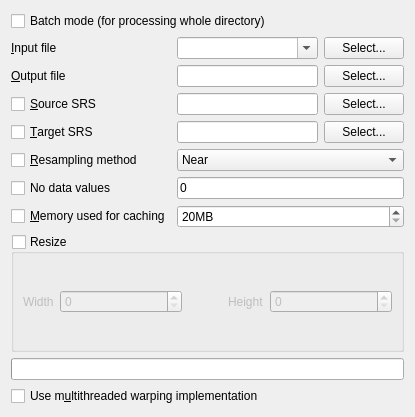
<?xml version="1.0" encoding="UTF-8"?>
<ui version="4.0">
 <class>GdalToolsWidget</class>
 <widget class="QWidget" name="GdalToolsWidget">
  <property name="geometry">
   <rect>
    <x>0</x>
    <y>0</y>
    <width>415</width>
    <height>417</height>
   </rect>
  </property>
  <property name="sizePolicy">
   <sizepolicy hsizetype="Expanding" vsizetype="Preferred">
    <horstretch>0</horstretch>
    <verstretch>0</verstretch>
   </sizepolicy>
  </property>
  <property name="windowTitle">
   <string>Warp</string>
  </property>
  <layout class="QVBoxLayout" name="verticalLayout">
   <item>
    <widget class="QCheckBox" name="batchCheck">
     <property name="text">
      <string>Batch mode (for processing whole directory)</string>
     </property>
    </widget>
   </item>
   <item>
    <layout class="QGridLayout" name="gridLayout_2">
     <item row="0" column="0">
      <widget class="QLabel" name="label">
       <property name="text">
        <string>&amp;Input file</string>
       </property>
       <property name="buddy">
        <cstring>selectInputFileButton</cstring>
       </property>
      </widget>
     </item>
     <item row="0" column="1">
      <layout class="QHBoxLayout" name="horizontalLayout_3">
       <item>
        <widget class="QComboBox" name="inputLayerCombo">
         <property name="sizePolicy">
          <sizepolicy hsizetype="Expanding" vsizetype="Fixed">
           <horstretch>0</horstretch>
           <verstretch>0</verstretch>
          </sizepolicy>
         </property>
         <property name="editable">
          <bool>true</bool>
         </property>
         <property name="insertPolicy">
          <enum>QComboBox::NoInsert</enum>
         </property>
        </widget>
       </item>
       <item>
        <widget class="QPushButton" name="selectInputFileButton">
         <property name="text">
          <string>Select...</string>
         </property>
        </widget>
       </item>
      </layout>
     </item>
     <item row="1" column="0">
      <widget class="QLabel" name="label_2">
       <property name="text">
        <string>&amp;Output file</string>
       </property>
       <property name="buddy">
        <cstring>selectOutputFileButton</cstring>
       </property>
      </widget>
     </item>
     <item row="1" column="1">
      <layout class="QHBoxLayout" name="horizontalLayout_2">
       <item>
        <widget class="QLineEdit" name="outputFileEdit">
         <property name="minimumSize">
          <size>
           <width>100</width>
           <height>0</height>
          </size>
         </property>
        </widget>
       </item>
       <item>
        <widget class="QPushButton" name="selectOutputFileButton">
         <property name="text">
          <string>Select...</string>
         </property>
        </widget>
       </item>
      </layout>
     </item>
     <item row="2" column="0">
      <widget class="QCheckBox" name="sourceSRSCheck">
       <property name="text">
        <string>&amp;Source SRS</string>
       </property>
      </widget>
     </item>
     <item row="2" column="1">
      <layout class="QHBoxLayout" name="horizontalLayout">
       <item>
        <widget class="QLineEdit" name="sourceSRSEdit">
         <property name="minimumSize">
          <size>
           <width>100</width>
           <height>0</height>
          </size>
         </property>
        </widget>
       </item>
       <item>
        <widget class="QPushButton" name="selectSourceSRSButton">
         <property name="text">
          <string>Select...</string>
         </property>
        </widget>
       </item>
      </layout>
     </item>
     <item row="3" column="0">
      <widget class="QCheckBox" name="targetSRSCheck">
       <property name="text">
        <string>&amp;Target SRS</string>
       </property>
      </widget>
     </item>
     <item row="3" column="1">
      <layout class="QHBoxLayout" name="horizontalLayout_4">
       <item>
        <widget class="QLineEdit" name="targetSRSEdit">
         <property name="minimumSize">
          <size>
           <width>100</width>
           <height>0</height>
          </size>
         </property>
        </widget>
       </item>
       <item>
        <widget class="QPushButton" name="selectTargetSRSButton">
         <property name="text">
          <string>Select...</string>
         </property>
        </widget>
       </item>
      </layout>
     </item>
     <item row="4" column="0">
      <widget class="QCheckBox" name="resamplingCheck">
       <property name="text">
        <string>&amp;Resampling method</string>
       </property>
      </widget>
     </item>
     <item row="4" column="1">
      <widget class="QComboBox" name="resamplingCombo">
       <item>
        <property name="text">
         <string>Near</string>
        </property>
       </item>
       <item>
        <property name="text">
         <string>Bilinear</string>
        </property>
       </item>
       <item>
        <property name="text">
         <string>Cubic</string>
        </property>
       </item>
       <item>
        <property name="text">
         <string>Cubic spline</string>
        </property>
       </item>
       <item>
        <property name="text">
         <string>Lanczos</string>
        </property>
       </item>
      </widget>
     </item>
     <item row="5" column="0">
      <widget class="QCheckBox" name="noDataCheck">
       <property name="text">
        <string>No data values</string>
       </property>
      </widget>
     </item>
     <item row="5" column="1">
      <widget class="QLineEdit" name="noDataEdit">
       <property name="text">
        <string>0</string>
       </property>
      </widget>
     </item>
     <item row="6" column="0">
      <widget class="QCheckBox" name="cacheCheck">
       <property name="text">
        <string>&amp;Memory used for caching</string>
       </property>
      </widget>
     </item>
     <item row="6" column="1">
      <widget class="QSpinBox" name="cacheSpin">
       <property name="suffix">
        <string>MB</string>
       </property>
       <property name="minimum">
        <number>20</number>
       </property>
       <property name="maximum">
        <number>1024</number>
       </property>
      </widget>
     </item>
    </layout>
   </item>
   <item>
    <widget class="QGroupBox" name="resizeGroupBox">
     <property name="title">
      <string>Resize</string>
     </property>
     <property name="checkable">
      <bool>true</bool>
     </property>
     <property name="checked">
      <bool>false</bool>
     </property>
     <layout class="QGridLayout" name="gridLayout_7">
      <item row="0" column="0">
       <widget class="QLabel" name="label_11">
        <property name="sizePolicy">
         <sizepolicy hsizetype="Fixed" vsizetype="Preferred">
          <horstretch>0</horstretch>
          <verstretch>0</verstretch>
         </sizepolicy>
        </property>
        <property name="text">
         <string>Width</string>
        </property>
       </widget>
      </item>
      <item row="0" column="1">
       <widget class="QSpinBox" name="widthSpin">
        <property name="maximum">
         <number>999999</number>
        </property>
       </widget>
      </item>
      <item row="0" column="2">
       <widget class="QLabel" name="label_12">
        <property name="sizePolicy">
         <sizepolicy hsizetype="Fixed" vsizetype="Preferred">
          <horstretch>0</horstretch>
          <verstretch>0</verstretch>
         </sizepolicy>
        </property>
        <property name="text">
         <string>Height</string>
        </property>
        <property name="indent">
         <number>40</number>
        </property>
       </widget>
      </item>
      <item row="0" column="3">
       <widget class="QSpinBox" name="heightSpin">
        <property name="maximum">
         <number>999999</number>
        </property>
       </widget>
      </item>
     </layout>
    </widget>
   </item>
   <item>
    <widget class="QProgressBar" name="progressBar"/>
   </item>
   <item>
    <widget class="QCheckBox" name="multithreadCheck">
     <property name="text">
      <string>Use m&amp;ultithreaded warping implementation</string>
     </property>
    </widget>
   </item>
  </layout>
 </widget>
 <resources/>
 <connections/>
</ui>
